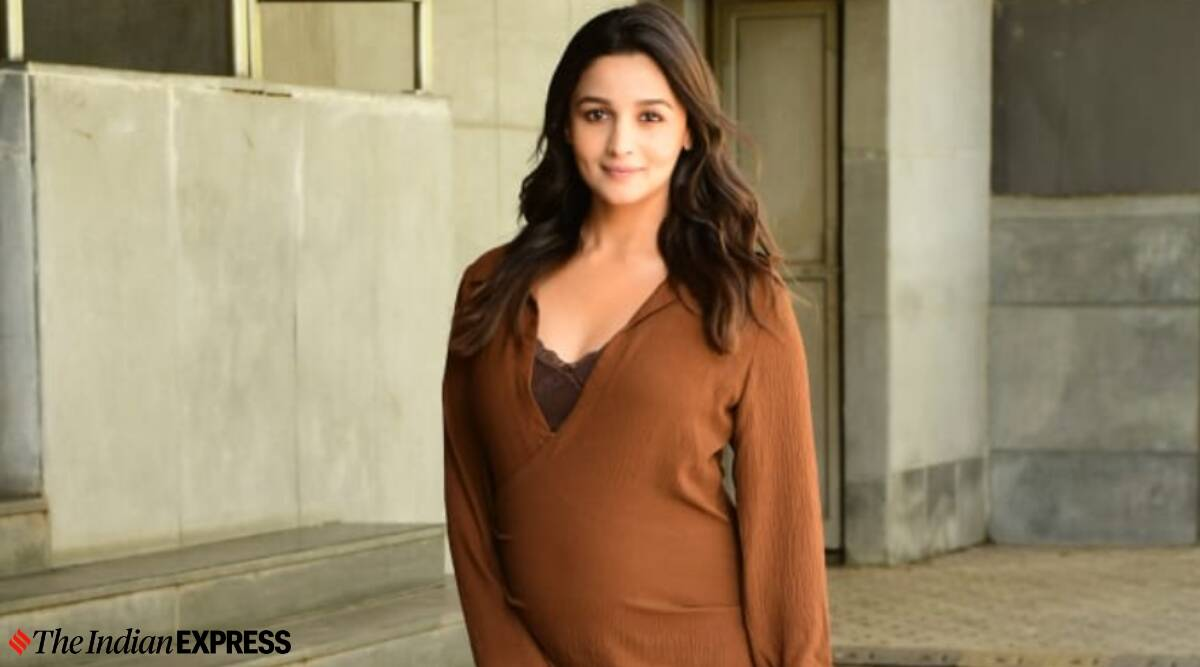
#> input picture model/UI/test_images/ab-1.jpg, 1200 x 667 px, given in place of Alia_Bhatt_face_4.jpg, which was not available
$ jupyter execute --allow-errors Face_Recognition.ipynb   (shell and % lines are left out)
#> lines starting #> are read from the running program, lines starting #| are printed output that depends on the picture; after the words box and inside, x2 and y2 are one past the last pixel; in counts of white or black regions, pixels touching at a corner belong together; pictures that were not available may be replaced by others from this repository, and a replacement may not be noted
[cell 1]
from simple_image_download import simple_image_download as simp
response = simp.simple_image_download

lst=['Deepika_Padukone', 'Anushka_Sharma', 'Katrina_Kaif','Kriti_Sanon','Alia_Bhatt']

#> (the rest of this cell did not finish here and is left out)

[cell 2]
import numpy as np
import cv2
import matplotlib
from matplotlib import pyplot as plt

[cell 3]
img = cv2.imread('/content/simple_images/Alia_Bhatt_face/Alia_Bhatt_face_4.jpg')
#> img is the input picture: shape (667, 1200, 3); mean B, G, R 103.7, 132.5, 149.8
img.shape
#> Out = (667, 1200, 3)

[cell 4]
plt.imshow(img)

[cell 5]
gray = cv2.cvtColor(img, cv2.COLOR_BGR2GRAY)
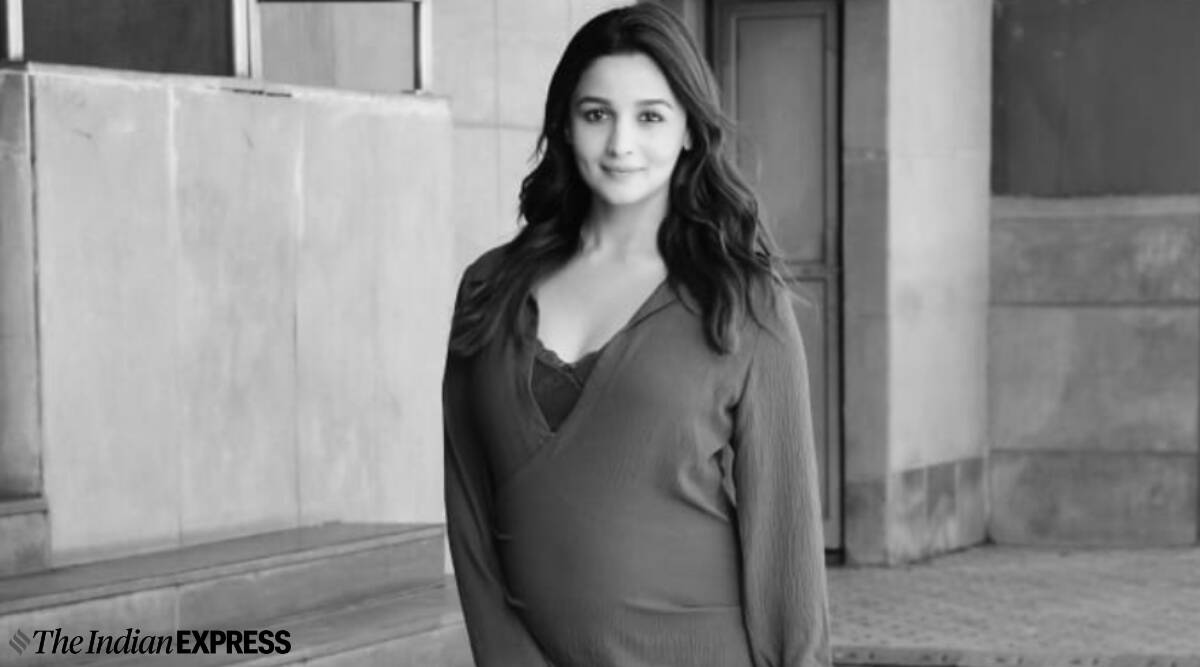
#> gray: shape (667, 1200); min 0, max 242, mean 134.4
gray.shape
#> Out = (667, 1200)

[cell 6]
plt.imshow(gray, cmap='gray')

[cell 7]
face_cascade = cv2.CascadeClassifier('/content/haarcascade_frontalface_default.xml')
eye_cascade = cv2.CascadeClassifier('/content/haarcascade_eye.xml')

faces = face_cascade.detectMultiScale(gray, 1.3, 5)
#> faces = [[555, 63, 139, 139]]
faces
#> Out = [[555, 63, 139, 139]]

[cell 8]
(x,y,w,h) = faces[0]
#> x = 555; y = 63; w = 139; h = 139
x,y,w,h
#> Out = (555, 63, 139, 139)

[cell 9]
face_img = cv2.rectangle(img,(x,y),(x+w,y+h),(255,0,0),2)
plt.imshow(face_img)

[cell 10]
cv2.destroyAllWindows()
for (x,y,w,h) in faces:
    face_img = cv2.rectangle(img,(x,y),(x+w,y+h),(255,0,0),2)
    roi_gray = gray[y:y+h, x:x+w]
    roi_color = face_img[y:y+h, x:x+w]
    eyes = eye_cascade.detectMultiScale(roi_gray)
    for (ex,ey,ew,eh) in eyes:
        cv2.rectangle(roi_color,(ex,ey),(ex+ew,ey+eh),(0,255,0),2)
#> this loop made 1 pass
#> (x, y, w, h, eyes) on pass 1: (555, 63, 139, 139, [[23, 34, 35, 35], [77, 37, 35, 35], [42, 94, 26, 26]])
#> pass 1, `roi_gray = gray[y:y+h, x:x+w]`:
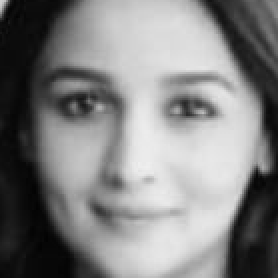
#> roi_gray: shape (139, 139) (shown 2 times larger); min 1, max 239, mean 128.9
#> pass 1, `roi_color = face_img[y:y+h, x:x+w]`:
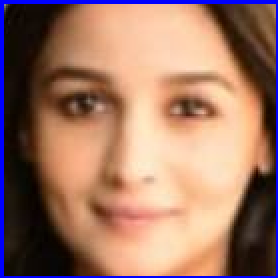
#> roi_color: shape (139, 139, 3) (shown 2 times larger); mean B, G, R 100.6, 117.3, 157.3
#> after the loop:
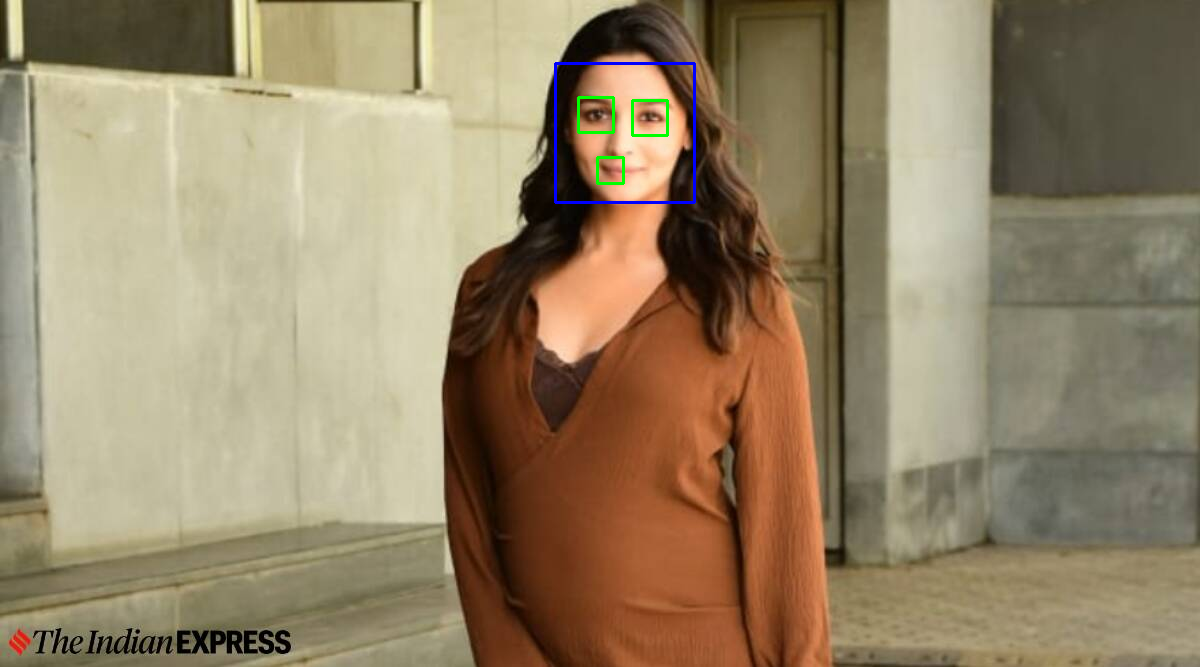
#> img: shape (667, 1200, 3); mean B, G, R 103.9, 132.5, 149.3
#> after the loop:
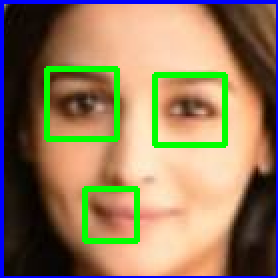
#> roi_color: shape (139, 139, 3) (shown 2 times larger); 5.9% of pixels changed, all inside (x1, y1, x2, y2) = (22, 33, 114, 122)


plt.figure()
plt.imshow(face_img, cmap='gray')
plt.show()

[cell 11]
plt.imshow(roi_color, cmap='gray')

[cell 12]
cropped_img = np.array(roi_color)
cropped_img.shape
#> Out = (139, 139, 3)

[cell 13]
import numpy as np
import pywt
import cv2

def w2d(img, mode='haar', level=1):
#> called with mode = 'db1', level = 5
    imArray = img
    #Datatype conversions
    #convert to grayscale
    imArray = cv2.cvtColor( imArray,cv2.COLOR_RGB2GRAY )
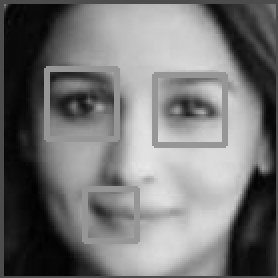
#> imArray: shape (139, 139) (shown 2 times larger); min 0, max 231, mean 116.9
    #convert to float
    imArray =  np.float32(imArray)
    imArray /= 255;
    # compute coefficients
    coeffs=pywt.wavedec2(imArray, mode, level=level)
#> coeffs = 6 items

    #Process Coefficients
    coeffs_H=list(coeffs)
#> coeffs_H = 6 items
    coeffs_H[0] *= 0;

    # reconstruction
    imArray_H=pywt.waverec2(coeffs_H, mode);
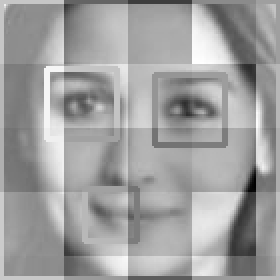
#> imArray_H: shape (140, 140) float32 (shown 2 times larger); min -0.731, max 0.434, mean 0.000307; drawn with min black and max white
    imArray_H *= 255;
    imArray_H =  np.uint8(imArray_H)
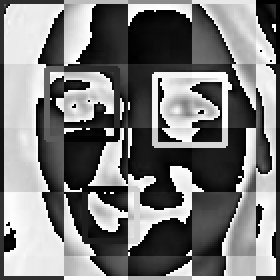
#> imArray_H: shape (140, 140) (shown 2 times larger); min 0, max 255, mean 122.1

    return imArray_H

[cell 14]
im_har = w2d(cropped_img,'db1',5)
plt.imshow(im_har, cmap='gray')

[cell 15]
def get_cropped_image_if_2_eyes(image_path):
    img = cv2.imread(image_path)
    if(img is not None):
      gray = cv2.cvtColor(img, cv2.COLOR_BGR2GRAY)
      faces = face_cascade.detectMultiScale(gray, 1.3, 5)
      for (x,y,w,h) in faces:
        roi_gray = gray[y:y+h, x:x+w]
        roi_color = img[y:y+h, x:x+w]
        eyes = eye_cascade.detectMultiScale(roi_gray)
        if len(eyes) >= 2:
            return roi_color

[cell 16]
path_to_data = "./simple_images/"
path_to_cr_data = "./simple_images/cropped/"

[cell 17]
import os
img_dirs = []
for entry in os.scandir(path_to_data):
    if entry.is_dir():
        img_dirs.append(entry.path)

[cell 18]
img_dirs

[cell 19]
import shutil
if os.path.exists(path_to_cr_data):
     shutil.rmtree(path_to_cr_data)
os.mkdir(path_to_cr_data)

[cell 20]
cropped_image_dirs = []
celebrity_file_names_dict = {}

for img_dir in img_dirs:
    count = 1
    celebrity_name = img_dir.split('/')[-1]
    print(celebrity_name)

    celebrity_file_names_dict[celebrity_name] = []

    for entry in os.scandir(img_dir):
        roi_color = get_cropped_image_if_2_eyes(entry.path)
        if roi_color is not None:
            cropped_folder = path_to_cr_data + celebrity_name
            if not os.path.exists(cropped_folder):
                os.makedirs(cropped_folder)
                cropped_image_dirs.append(cropped_folder)
                print("Generating cropped images in folder: ",cropped_folder)

            cropped_file_name = celebrity_name + str(count) + ".png"
            cropped_file_path = cropped_folder + "/" + cropped_file_name

            cv2.imwrite(cropped_file_path, roi_color)
            celebrity_file_names_dict[celebrity_name].append(cropped_file_path)
            count += 1

[cell 21]
cropped_img = np.array(roi_color)
cropped_img.shape
#> Out = (139, 139, 3)

[cell 22]
import numpy as np
import pywt
import cv2

def w2d(img, mode='haar', level=1):
    imArray = img
    #Datatype conversions
    #convert to grayscale
    imArray = cv2.cvtColor( imArray,cv2.COLOR_RGB2GRAY )
    #convert to float
    imArray =  np.float32(imArray)
    imArray /= 255;
    # compute coefficients
    coeffs=pywt.wavedec2(imArray, mode, level=level)

    #Process Coefficients
    coeffs_H=list(coeffs)
    coeffs_H[0] *= 0;

    # reconstruction
    imArray_H=pywt.waverec2(coeffs_H, mode);
    imArray_H *= 255;
    imArray_H =  np.uint8(imArray_H)

    return imArray_H

[cell 23]
celebrity_file_names_dict = {}
for img_dir in cropped_image_dirs:
    celebrity_name = img_dir.split('/')[-1]
    file_list = []
    for entry in os.scandir(img_dir):
        file_list.append(entry.path)
    celebrity_file_names_dict[celebrity_name] = file_list
celebrity_file_names_dict

[cell 24]
class_dict = {}
count = 0
for celebrity_name in celebrity_file_names_dict.keys():
    class_dict[celebrity_name] = count
    count = count + 1
class_dict

$ run again, on model/UI/test_images/ab-4.jpg
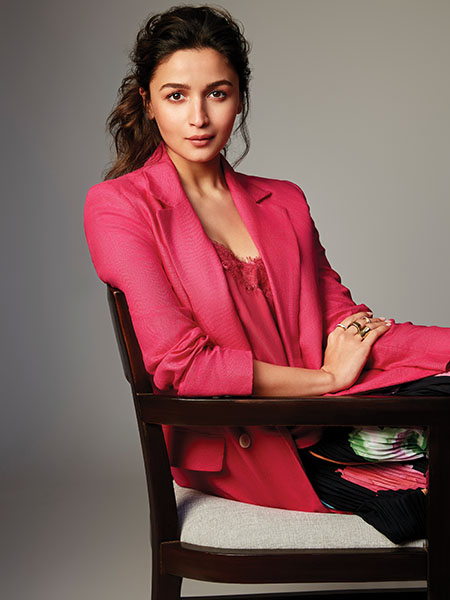
#> input picture model/UI/test_images/ab-4.jpg, 450 x 600 px, given in place of Alia_Bhatt_face_4.jpg, which was not available
#> img is the input picture: shape (600, 450, 3); mean B, G, R 90.1, 90.6, 129.3
#> faces = [[140, 52, 110, 110]]
#> `(x,y,w,h) = faces[0]`: x = 140; y = 52; w = 110
#> `x,y,w,h`: Out = (140, 52, 110, 110)
#> the loop `for (x,y,w,h) in faces:` made 1 pass
#> (x, y, w, h, eyes) on pass 1: (140, 52, 110, 110, [[64, 29, 26, 26], [20, 29, 29, 29]])
#> after the loop `for (x,y,w,h) in faces:`:
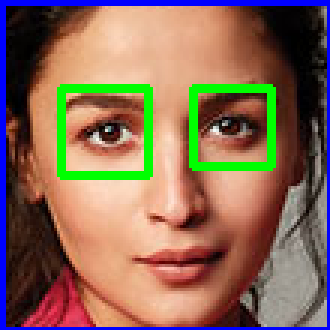
#> roi_color: shape (110, 110, 3) (shown 3 times larger); mean B, G, R 88.4, 106.3, 136.2
#> coeffs = 6 items
#> in w2d, `imArray_H =  np.uint8(imArray_H)`:
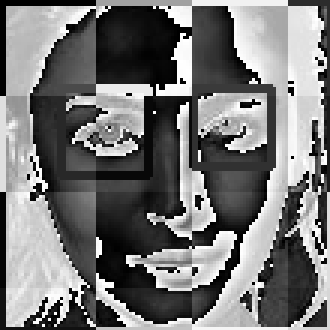
#> imArray_H: shape (110, 110) (shown 3 times larger); min 0, max 255, mean 117.8

$ run again, on model/UI/test_images/ab-5.jpg
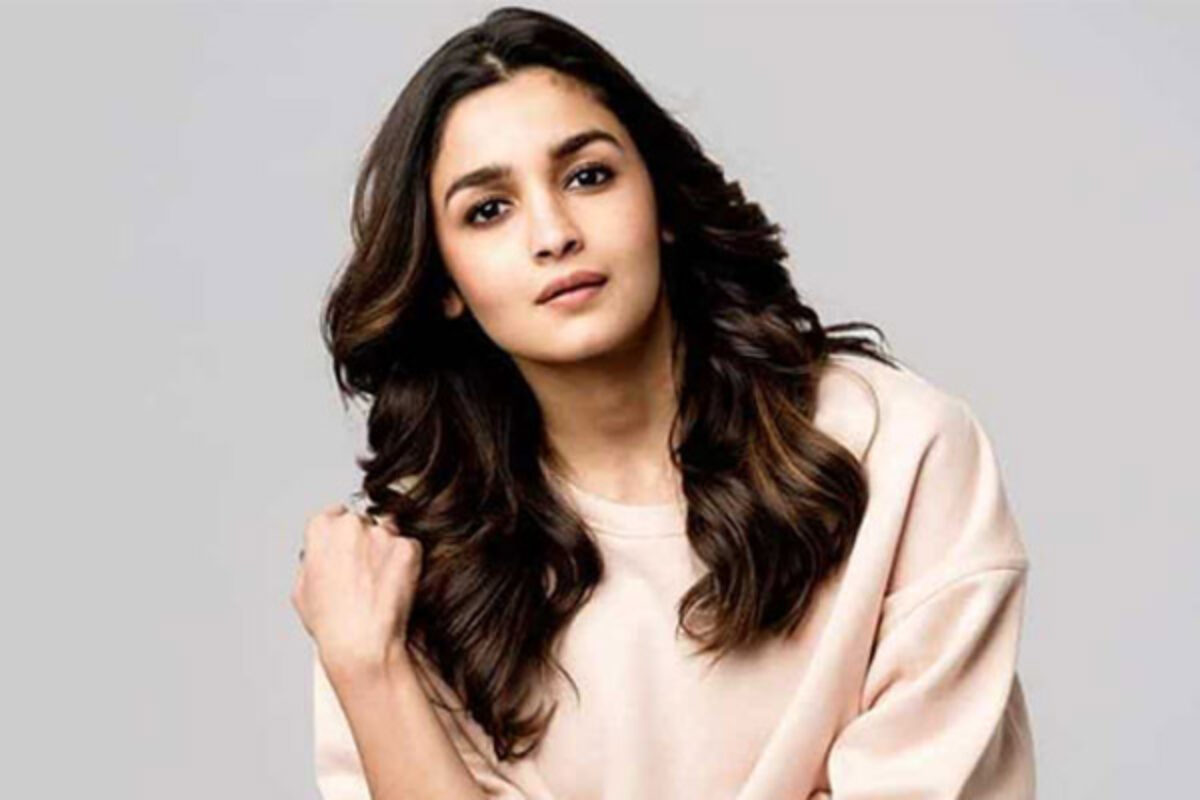
#> input picture model/UI/test_images/ab-5.jpg, 1200 x 800 px, given in place of Alia_Bhatt_face_4.jpg, which was not available
#> img is the input picture: shape (800, 1200, 3); mean B, G, R 163.6, 168.5, 180.6
#> faces = [[399, 77, 285, 285]]
#> `(x,y,w,h) = faces[0]`: x = 399; y = 77; w = 285
#> `x,y,w,h`: Out = (399, 77, 285, 285)
#> the loop `for (x,y,w,h) in faces:` made 1 pass
#> after the loop `for (x,y,w,h) in faces:`:
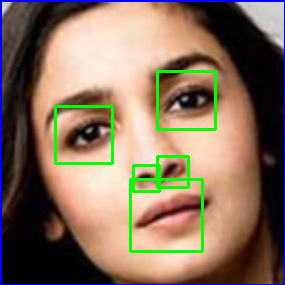
#> roi_color: shape (285, 285, 3); mean B, G, R 93.5, 113.7, 135
#> coeffs = 6 items
#> in w2d, `imArray_H =  np.uint8(imArray_H)`:
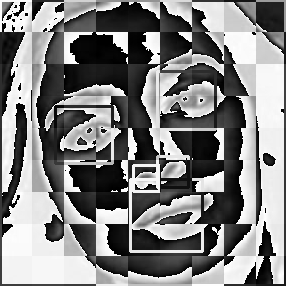
#> imArray_H: shape (286, 286); min 0, max 255, mean 129.1
